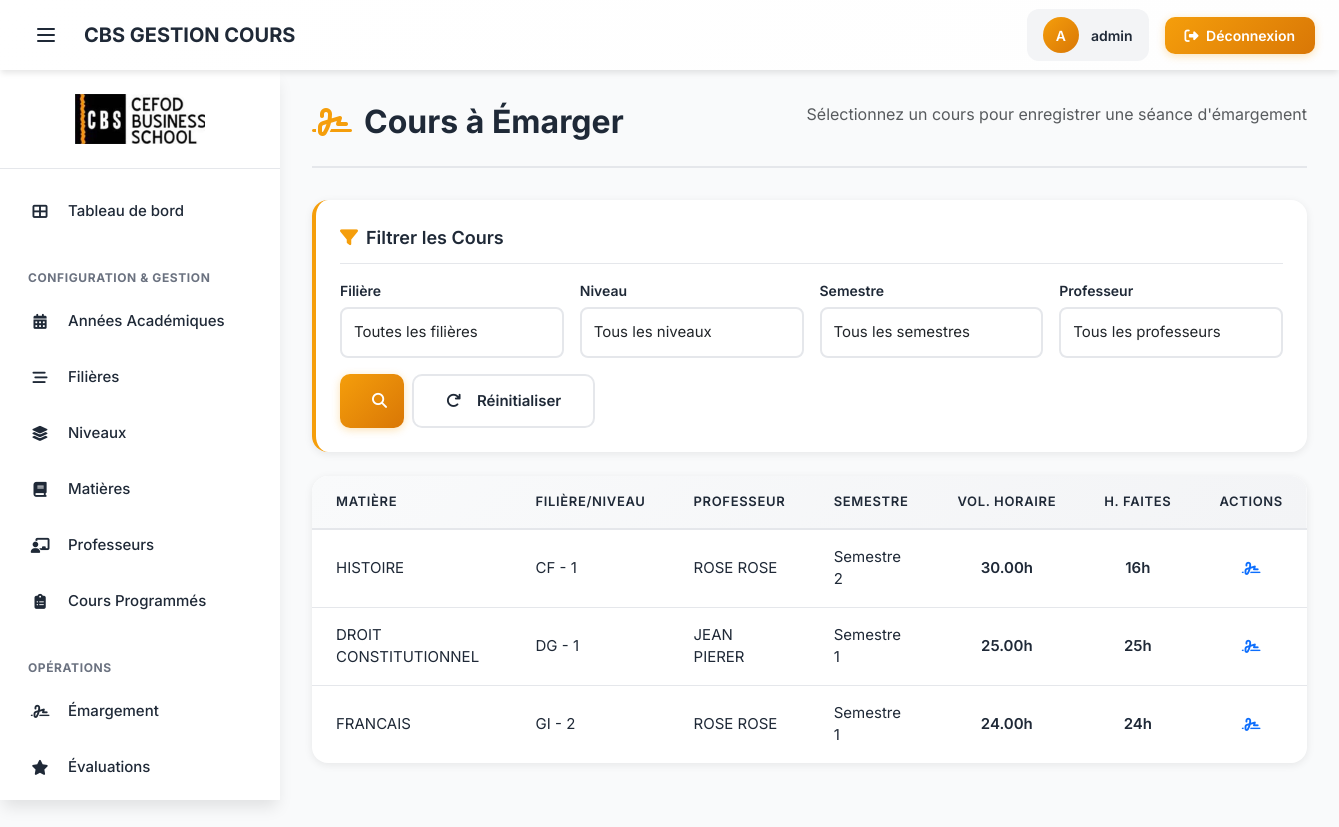
Page /emargement/selection/ (signed in) on the committed database.
### gestion_cours/models.py (models this page shows, shortened)
class MatiereProgrammee(models.Model):
    SEMESTRE_CHOICES = [
        ('S1', 'Semestre 1'),
        ('S2', 'Semestre 2'),
    ]
    matiere = models.ForeignKey(Matiere, on_delete=models.CASCADE)
    filiere = models.ForeignKey(Filiere, on_delete=models.CASCADE)
    niveau = models.ForeignKey(Niveau, on_delete=models.CASCADE)
    professeur = models.ForeignKey(Professeur, on_delete=models.CASCADE)
    annee_academique = models.ForeignKey(AnneeAcademique, on_delete=models.CASCADE)
    semestre = models.CharField(
        max_length=2,
        choices=SEMESTRE_CHOICES,
        default='S1'
    )
    nbr_heure = models.DecimalField(max_digits=5, decimal_places=2, verbose_name="Volume horaire prévu")
    date_debut_estimee = models.DateField(null=True, blank=True)
    date_fin_estimee = models.DateField(null=True, blank=True)
    class Meta:
        verbose_name_plural = "Matières Programmées"
        unique_together = ('matiere', 'filiere', 'niveau', 'annee_academique', 'semestre')

class Matiere(models.Model):
    code = models.CharField(max_length=10, unique=True)
    libelle = models.CharField(max_length=100)
    class Meta:
        verbose_name_plural = "Matières"

class Filiere(models.Model):
    code = models.CharField(max_length=10, unique=True)
    libelle = models.CharField(max_length=100)
    def __str__(self):
        return self.libelle
    class Meta:
        verbose_name_plural = "Filières"

class Niveau(models.Model):
    LIBELLE_CHOICES = [
        ('Licence', 'Licence'),
        ('Master', 'Master'),
    ]
    libelle = models.CharField(max_length=10, choices=LIBELLE_CHOICES)
    niv = models.IntegerField() # 1, 2 ou 3
    filiere = models.ForeignKey(Filiere, on_delete=models.CASCADE)
    def __str__(self):
        return f"{self.libelle} {self.niv} - {self.filiere.code}"
    class Meta:
        verbose_name_plural = "Niveaux"
        unique_together = ('libelle', 'filiere', 'niv')

class Professeur(models.Model):
    nom = models.CharField(max_length=100)
    prenoms = models.CharField(max_length=150)
    contact = models.CharField(max_length=50, unique=True)
    email = models.EmailField(unique=True)
    grade = models.CharField(
        max_length=100,
        null=True,
        blank=True,
        verbose_name="Grade universitaire"
    )
    domaine = models.CharField(
        max_length=100,
        null=True,
        blank=True,
        verbose_name="Domaine d'expertise"
    )
    cv = models.FileField(
        upload_to='professeurs/cvs/',
        null=True,
        blank=True,
        verbose_name="CV (Fichier)"
    )
    dernier_diplome = models.FileField(
        upload_to='professeurs/diplomes/',
        null=True,
        blank=True,
        verbose_name="Dernier Diplôme (Fichier)"
    )
    def __str__(self):
        return f"{self.nom} {self.prenoms}"
    class Meta:
        verbose_name = "Professeur"
        verbose_name_plural = "Professeurs"
        ordering = ['nom']

### gestion_cours/views.py (the view)
@login_required
def emargement_selection_cours(request):
    annee_active = get_active_annee_academique()
    if not annee_active:
        messages.error(request, "Impossible d'afficher les cours : Aucune année académique active trouvée.")
        cours_list = MatiereProgrammee.objects.none()
    else:
        cours_list = MatiereProgrammee.objects.filter(
            annee_academique=annee_active
        ).select_related(
            'matiere', 'professeur', 'niveau', 'filiere'
        ).annotate(
            total_heures_faites=Sum('emargement__heure_eff')
        ).order_by('filiere__libelle', 'niveau__niv')
    cours_filter = CoursEmargementFilter(request.GET, queryset=cours_list)
    context = {
        'filter': cours_filter,
        'cours_list': cours_filter.qs,
    }
    return render(request, 'gestion_cours/emargement_selection_cours.html', context)

### gestion_cours/templates/gestion_cours/emargement_selection_cours.html (shortened to what this page needs)
{% extends "base.html" %}
{% load static %}
{% block content %}
<div class="page-header">
    <h1 class="page-title">
        <i class="fas fa-signature"></i>
        Cours à Émarger
    </h1>
    <p class="text-muted">Sélectionnez un cours pour enregistrer une séance d'émargement</p>
</div>
<div class="filter-card">
    <div class="filter-header">
        <i class="fas fa-filter"></i>
        Filtrer les Cours
    </div>
    <form method="get" class="filter-form">
        {% for field in filter.form %}
        <div class="filter-group">
            <label for="{{ field.id_for_label }}">{{ field.label }}</label>
            {{ field }}
        </div>
        {% endfor %}
        <div class="filter-actions">
            <button type="submit" class="btn btn-primary">
                <i class="fas fa-search me-2"></i>Filtrer
            </button>
            <a href="{% url 'gestion_cours:emargement_selection' %}" class="btn btn-secondary">
                <i class="fas fa-redo me-2"></i>Réinitialiser
            </a>
        </div>
    </form>
</div>
<div class="table-card">
    <div class="table-wrapper">
        {% if cours_list %}
        <table class="data-table">
            <thead>
                <tr>
                    <th>Matière</th>
                    <th>Filière/Niveau</th>
                    <th>Professeur</th>
                    <th>Semestre</th>
                    <th class="text-center">Vol. Horaire</th>
                    <th class="text-center">H. Faites</th>
                    <th class="text-center">Actions</th>
                </tr>
            </thead>
            <tbody>
                {% for cours in cours_list %}
                <tr>
                    <td>{{ cours.matiere.libelle }}</td>
                    <td>{{ cours.filiere.code }} - {{ cours.niveau.niv }}</td>
                    <td>{{ cours.professeur }}</td>
                    <td>{{ cours.get_semestre_display }}</td>
                    <td class="text-center col-number">{{ cours.nbr_heure }}h</td>
                    <td class="text-center col-number">{{ cours.total_heures_faites|default:"0" }}h</td>
                    <td class="col-actions">
                        <div class="action-buttons">
                            <a href="{% url 'gestion_cours:emargement' cours.pk %}"
                               class="action-btn action-btn-primary"
                               title="Émarger ce cours">
                                <i class="fas fa-signature"></i>
                            </a>
                        </div>
                    </td>
                </tr>
                {% endfor %}
            </tbody>
        </table>
        {% endif %}
    </div>
</div>
{% endblock content %}

### gestion_cours/templates/base.html (shortened to what this page needs)
{% load static %}
<!DOCTYPE html>
<html lang="fr">
<head>
    <link href="https://cdn.jsdelivr.net/npm/bootstrap@5.3.3/dist/css/bootstrap.min.css" rel="stylesheet">
        <link rel="stylesheet" href="{% static 'css/forms.css' %}">
    <link rel="stylesheet" href="{% static 'css/tables.css' %}">
    <link rel="stylesheet" href="https://cdnjs.cloudflare.com/ajax/libs/font-awesome/6.4.2/css/all.min.css">
    <link rel="stylesheet" href="{% static 'css/sidebar.css' %}">
    <link rel="stylesheet" href="{% static 'css/animations.css' %}">
    <link rel="stylesheet" href="{% static 'css/custom.css' %}">
</head>
<body>
    <div class="layout-wrapper">
        <header class="app-header">
            <div class="header-left">
                <button id="menu-toggle" class="menu-toggle" aria-label="Toggle menu">
                    <svg fill="none" stroke="currentColor" viewBox="0 0 24 24">
                        <path stroke-linecap="round" stroke-linejoin="round" stroke-width="2" d="M4 6h16M4 12h16M4 18h16"/>
                    </svg>
                </button>
                <a href="{% url 'gestion_cours:landing' %}" class="header-logo">
                    CBS GESTION COURS
                </a>
            </div>
            <div class="header-right">
                {% if user.is_authenticated %}
                    <div class="user-info">
                        <div class="user-avatar">
                            {{ user.username|first|upper }}
                        </div>
                        <span class="user-name">{{ user.username }}</span>
                    </div>
                    <form method="post" action="{% url 'logout' %}" class="d-inline">
                        <button type="submit" class="btn-logout">
                            <i class="fas fa-sign-out-alt me-1"></i>
                            Déconnexion
                        </button>
                    </form>
                {% else %}
                    <a href="{% url 'login' %}" class="btn-logout">
                        <i class="fas fa-sign-in-alt me-1"></i>
                        Connexion
                    </a>
                {% endif %}
            </div>
        </header>
        <nav class="app-sidebar">
            <div class="sidebar-logo">
                <a href="{% url 'gestion_cours:landing' %}">
                    <img src="{% static 'img/logo.jpg' %}" alt="CBS Logo">
                </a>
            </div>
            <div class="sidebar-nav">
                <div class="nav-section">
                    <div class="nav-item">
                        <a href="{% url 'gestion_cours:home' %}" class="nav-link">
                            <span class="nav-link-icon">
                                <i class="fas fa-th-large"></i>
                            </span>
                            <span class="nav-link-text">Tableau de bord</span>
                        </a>
                    </div>
                </div>
                <div class="nav-section">
                    <div class="nav-section-title">Configuration & Gestion</div>
                    <div class="nav-item">
                        <a href="{% url 'gestion_cours:anneeacademique_list' %}" class="nav-link">
                            <span class="nav-link-icon">
                                <i class="fas fa-calendar-alt"></i>
                            </span>
                            <span class="nav-link-text">Années Académiques</span>
                        </a>
                    </div>
                    <div class="nav-item">
                        <a href="{% url 'gestion_cours:filiere_list' %}" class="nav-link">
                            <span class="nav-link-icon">
                                <i class="fas fa-stream"></i>
                            </span>
                            <span class="nav-link-text">Filières</span>
                        </a>
                    </div>
                    <div class="nav-item">
                        <a href="{% url 'gestion_cours:niveau_list' %}" class="nav-link">
                            <span class="nav-link-icon">
                                <i class="fas fa-layer-group"></i>
                            </span>
                            <span class="nav-link-text">Niveaux</span>
                        </a>
                    </div>
                    <div class="nav-item">
                        <a href="{% url 'gestion_cours:matiere_list' %}" class="nav-link">
                            <span class="nav-link-icon">
                                <i class="fas fa-book"></i>
                            </span>
                            <span class="nav-link-text">Matières</span>
                        </a>
                    </div>
                    <div class="nav-item">
                        <a href="{% url 'gestion_cours:professeur_list' %}" class="nav-link">
                            <span class="nav-link-icon">
                                <i class="fas fa-chalkboard-teacher"></i>
                            </span>
                            <span class="nav-link-text">Professeurs</span>
                        </a>
                    </div>
                    <div class="nav-item">
                        <a href="{% url 'gestion_cours:matiereprogrammee_list' %}" class="nav-link">
                            <span class="nav-link-icon">
                                <i class="fas fa-clipboard-list"></i>
                            </span>
                            <span class="nav-link-text">Cours Programmés</span>
                        </a>
                    </div>
                </div>
                <div class="nav-section">
                    <div class="nav-section-title">Opérations</div>
                    <div class="nav-item">
                        <a href="{% url 'gestion_cours:emargement_selection' %}" class="nav-link">
                            <span class="nav-link-icon">
                                <i class="fas fa-signature"></i>
                            </span>
                            <span class="nav-link-text">Émargement</span>
                        </a>
                    </div>
                    <div class="nav-item">
                        <a href="{% url 'gestion_cours:evaluation_list' %}" class="nav-link">
                            <span class="nav-link-icon">
                                <i class="fas fa-star"></i>
                            </span>
                            <span class="nav-link-text">Évaluations</span>
                        </a>
                    </div>
                </div>
            </div>
        </nav>
        <main class="app-main">
            <div class="animate-fade-in-up">
                {% block content %}{% endblock content %}
            </div>
        </main>
    </div>
</body>
</html>

### rows in the picture
MatiereProgrammee: matiere.libelle "HISTOIRE", filiere.code "CF", niveau.niv "1", professeur "ROSE ROSE", semestre "Semestre 2", nbr_heure "30.00", total_heures_faites "16"
MatiereProgrammee: matiere.libelle "DROIT CONSTITUTIONNEL", filiere.code "DG", niveau.niv "1", professeur "JEAN PIERER", semestre "Semestre 1", nbr_heure "25.00", total_heures_faites "25"
MatiereProgrammee: matiere.libelle "FRANCAIS", filiere.code "GI", niveau.niv "2", professeur "ROSE ROSE", semestre "Semestre 1", nbr_heure "24.00", total_heures_faites "24"

### other values in the picture
{{ user.username|first|upper }} "A"
{{ user.username }} "admin"
{{ field.label }} "Filière" "Niveau" "Semestre" "Professeur"
